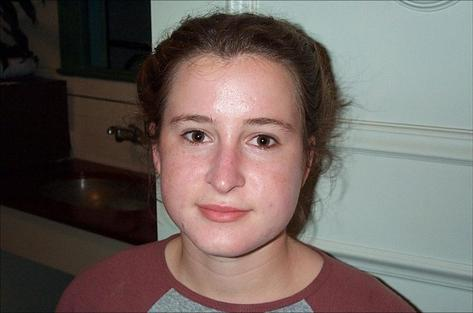
#> input picture 101_ObjectCategories/Faces/image_0123.jpg, 473 x 313 px, found by its file name
$ python HAAR.py
#> lines starting #> are read from the running program, lines starting #| are printed output that depends on the picture
import os
import random
import sys, subprocess
import cv2
import shutil
import numpy as np

pic_num = 1

while pic_num<3001:
    path2="/home/olsze16/PycharmProjects/HAARclasifier/venv/101_ObjectCategories"
    paths=os.listdir(path2)
    path=random.choice(paths)
    files=os.listdir("/home/olsze16/PycharmProjects/HAARclasifier/venv/101_ObjectCategories/" + str(path))
    d=random.choice(files)
    os. chdir("/home/olsze16/PycharmProjects/HAARclasifier/venv/101_ObjectCategories/BACKGROUND_Google")
    image=cv2.imread(d,cv2.IMREAD_GRAYSCALE)
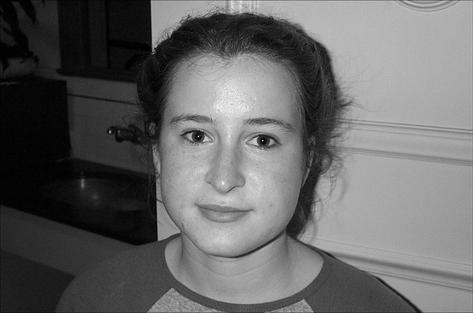
#> image: shape (313, 473); min 0, max 242, mean 102.1
    if image is None:
        print("issue with image")
    else:
        height, width = image.shape
#> height = 313; width = 473
        if height<1300:
            resized_image = cv2.resize(image, (150, 150))
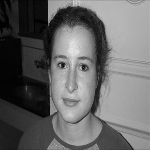
#> resized_image: shape (150, 150); min 0, max 232, mean 102.1
            cv2.imshow('kondzik',resized_image)
            os. chdir("/home/olsze16/PycharmProjects/HAARclasifier/venv/negative")
            cv2.imwrite("image" + str(pic_num) + ".jpg", resized_image)
            pic_num += 1
            cv2.waitKey(1)
        else:
            print("issue")
print("proces zakonczony")

$ run again, on 101_ObjectCategories/Faces/image_0151.jpg
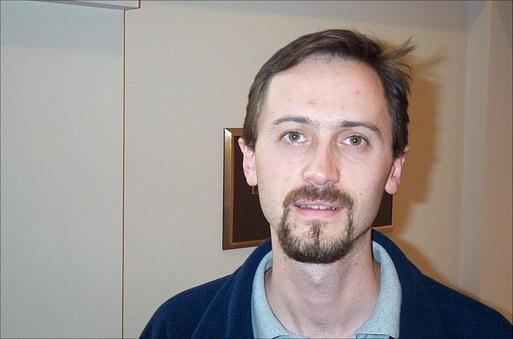
#> input picture 101_ObjectCategories/Faces/image_0151.jpg, 513 x 339 px, found by its file name
#> `image=cv2.imread(d,cv2.IMREAD_GRAYSCALE)`:
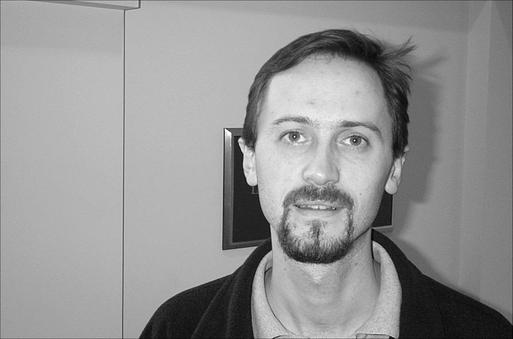
#> image: shape (339, 513); min 0, max 255, mean 148
#> `resized_image = cv2.resize(image, (150, 150))`:
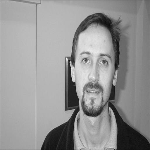
#> resized_image: shape (150, 150); min 12, max 245, mean 148.1

$ run again, on 101_ObjectCategories/Faces/image_0174.jpg
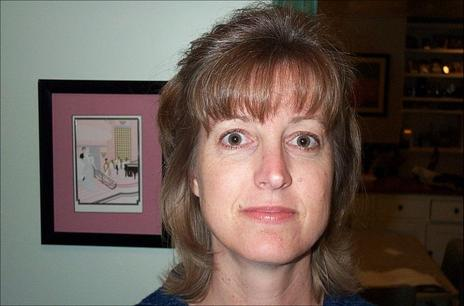
#> input picture 101_ObjectCategories/Faces/image_0174.jpg, 464 x 306 px, found by its file name
#> `image=cv2.imread(d,cv2.IMREAD_GRAYSCALE)`:
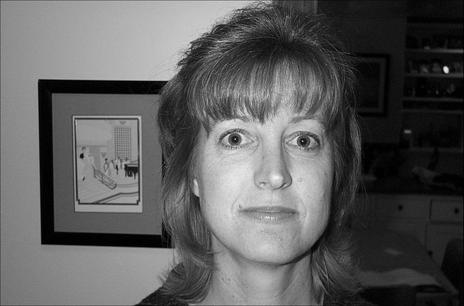
#> image: shape (306, 464); min 0, max 243, mean 92.2
#> `resized_image = cv2.resize(image, (150, 150))`:
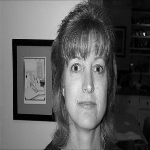
#> resized_image: shape (150, 150); min 0, max 238, mean 92.2

$ run again, on 101_ObjectCategories/Faces_easy/image_0087.jpg
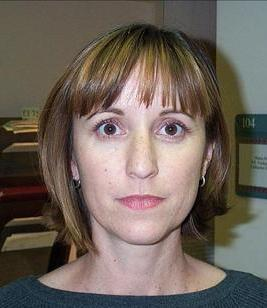
#> input picture 101_ObjectCategories/Faces_easy/image_0087.jpg, 267 x 308 px, found by its file name
#> `image=cv2.imread(d,cv2.IMREAD_GRAYSCALE)`:
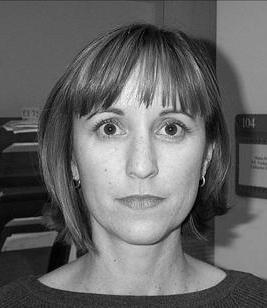
#> image: shape (308, 267); min 0, max 255, mean 102.2
#> `resized_image = cv2.resize(image, (150, 150))`:
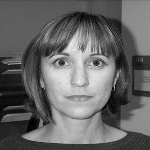
#> resized_image: shape (150, 150); min 1, max 245, mean 102.1
